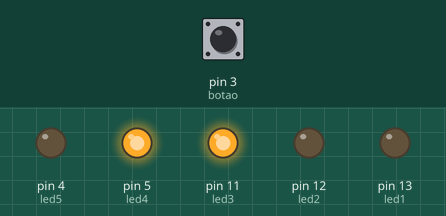
Simulated run of this sketch. Board: Arduino Uno, built with avr-gcc and run on an emulated ATmega328P. Shown: output pins drawn as LEDs (lit = HIGH). The test bench sets the inputs (shaded band); at power-on: pin 3 (botao) LOW.

Above: at 1.2 s.
1.3 s: pin 3 (botao) pulled HIGH for 0.15 s
At 3.3 s:
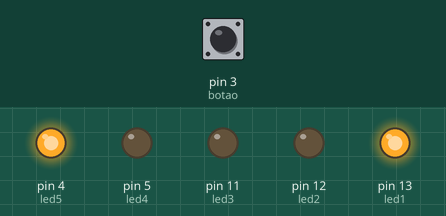
At 10.2 s:
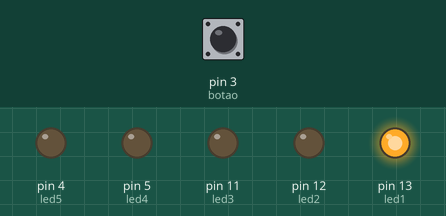
10.4 s: pin 3 (botao) pulled HIGH for 1 s
At 11.6 s:
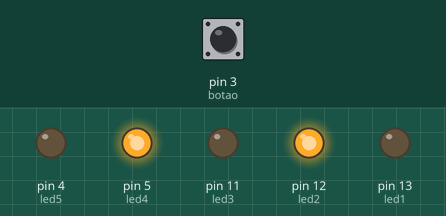
Timing chart, 0 to 20.8 s (numbered marks = the images above; inputs shaded):
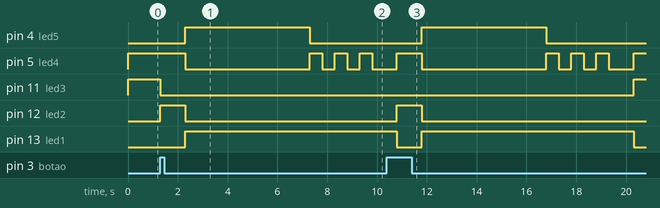

Measured:
- after the input at 1.3 s, pin 4 (led5): LOW → HIGH after 1.0 s, → LOW 5.0 s later; pin 5 (led4): HIGH → LOW after 1.0 s, then repeats every 1.0 s: HIGH 0.50 s, LOW 0.50 s; pin 11 (led3): HIGH → LOW at once; pin 12 (led2): LOW → HIGH at once, → LOW 1.0 s later; pin 13 (led1): LOW → HIGH after 1.0 s
- after the input at 10.4 s, pin 4 (led5): LOW → HIGH after 1.4 s, → LOW 5.0 s later; pin 11 (led3): LOW → HIGH after 9.9 s instead of 0.40 s; pin 12 (led2): LOW → HIGH after 0.40 s, → LOW 1.0 s later

The sketch:

Semaforo_com_botao.ino
```cpp
int led1 = 13; //led vermelho carro
int led2 = 12; //led amarelo carro
int led3 = 11; //led verde carro
int led4 = 5; //led vermelho pedestre
int led5 = 4; //led verde pedestre
int botao = 3; //acionador


void setup() {
  pinMode(led1, OUTPUT);
  pinMode(led2, OUTPUT);
  pinMode(led3, OUTPUT);
  pinMode(led4, OUTPUT);
  pinMode(led5, OUTPUT);
  pinMode(botao, INPUT);
}

void loop() {

  digitalWrite(led1,LOW);
  digitalWrite(led2,LOW);
  digitalWrite(led3,HIGH);
  digitalWrite(led4,HIGH);
  digitalWrite(led5,LOW);


  boolean entrada = digitalRead(botao);


  if (entrada == 1){

    digitalWrite(led3, LOW);
    digitalWrite(led2, HIGH);//desliga verde e liga amarelo
    delay(1000);//delay

    digitalWrite(led2, LOW);
    digitalWrite(led1, HIGH);//desliga amarelo e liga o vermelho carro
    //delay(1000);//delay

    digitalWrite(led5, HIGH);//liga o verde pedestre e desliga o vermelho pedestre
    digitalWrite(led4, LOW);
    delay(5000);//delay

    digitalWrite(led5,LOW);//desligar o verde pedestre e pisca o vermelho
    digitalWrite(led4, HIGH);
    delay(500);
    digitalWrite(led4, LOW);
    delay(500);
    digitalWrite(led4, HIGH);
    delay(500);
    digitalWrite(led4, LOW);
    delay(500);
    digitalWrite(led4, HIGH);
    delay(500);
    digitalWrite(led4, LOW);
    delay(1000);//delay
  }
}
```
